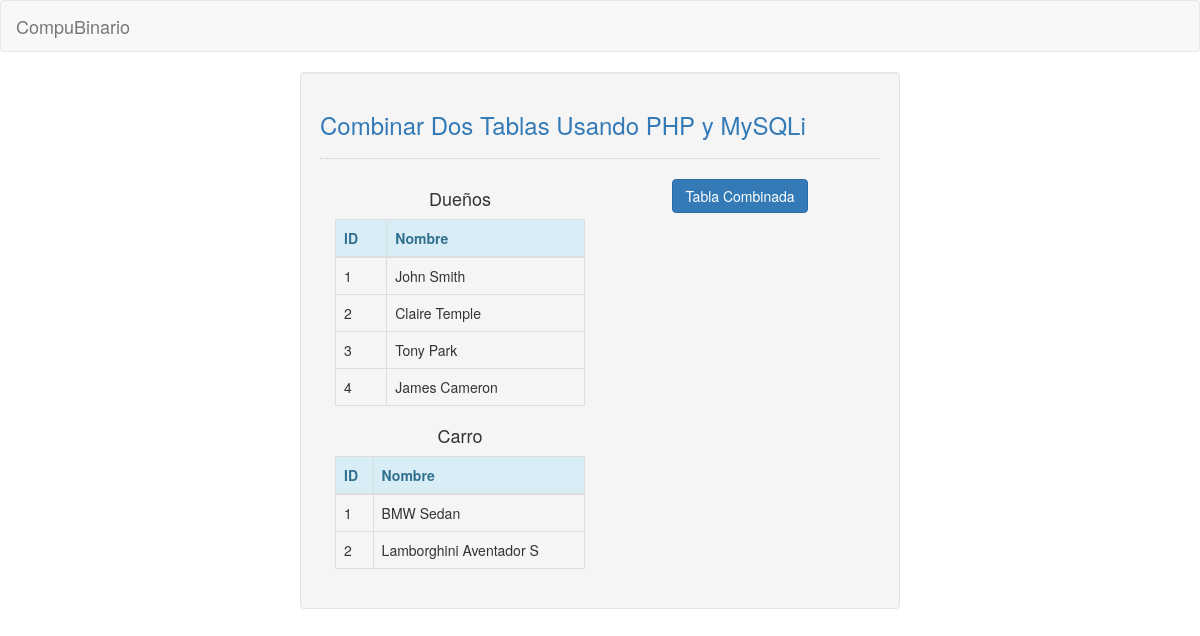
The page / on the database its author committed.
### tables this page shows
CREATE TABLE `owner` (
  `owner_id` int(11) NOT NULL,
  `owner_name` varchar(100) NOT NULL,
  `car_id` int(11) NOT NULL
);

CREATE TABLE `car` (
  `car_id` int(11) NOT NULL,
  `car_name` varchar(100) NOT NULL
);

### index.php (the view, shortened to what this page needs)
<?php require'conn.php'?>
<!DOCTYPE html>
<html lang="en">
	<head>
		<link rel="stylesheet" type="text/css" href="css/bootstrap.css"/>
	</head>
<body>
	<nav class="navbar navbar-default">
		<div class="container-fluid">
			<a class="navbar-brand" href="https://compubinario.com">CompuBinario</a>
		</div>
	</nav>
	<div class="col-md-3"></div>
	<div class="col-md-6 well">
		<h3 class="text-primary">Combinar Dos Tablas Usando PHP y MySQLi</h3>
		<hr style="border-top:1px dotted #ccc;"/>
		<div class="col-md-6">
			<center><h4>Dueños</h4></center>
			<table class="table table-bordered">
				<thead class="alert-info">
					<tr>
						<th>ID</th>
						<th>Nombre</th>
					</tr>
				</thead>
				<tbody>
					<?php
						$query=mysqli_query($conn, "SELECT * FROM `owner`") or die(mysqli_error());
						while($fetch=mysqli_fetch_array($query)){
					?>
					<tr>
						<td><?php echo $fetch['owner_id']?></td>
						<td><?php echo $fetch['owner_name']?></td>
					</tr>
					<?php
						}
					?>
				</tbody>
			</table>
			<center><h4>Carro</h4></center>
			<table class="table table-bordered">
				<thead class="alert-info">
					<tr>
						<th>ID</th>
						<th>Nombre</th>
					</tr>
				</thead>
				<tbody>
					<?php
						$query=mysqli_query($conn, "SELECT * FROM `car`") or die(mysqli_error());
						while($fetch=mysqli_fetch_array($query)){
					?>
					<tr>
						<td><?php echo $fetch['car_id']?></td>
						<td><?php echo $fetch['car_name']?></td>
					</tr>
					<?php
						}
					?>
				</tbody>
			</table>
		</div>
		<div class="col-md-6">
			<form method="POST" action="">
				<center><button class="btn btn-primary" name="submit">Tabla Combinada</button></center>
			</form>
			<br />
		</div>
	</div>
</body>
</html>

### rows shown on the page
owner: owner_id "1", owner_name "John Smith"
owner: owner_id "2", owner_name "Claire Temple"
owner: owner_id "3", owner_name "Tony Park"
owner: owner_id "4", owner_name "James Cameron"
car: car_id "1", car_name "BMW Sedan"
car: car_id "2", car_name "Lamborghini Aventador S"
